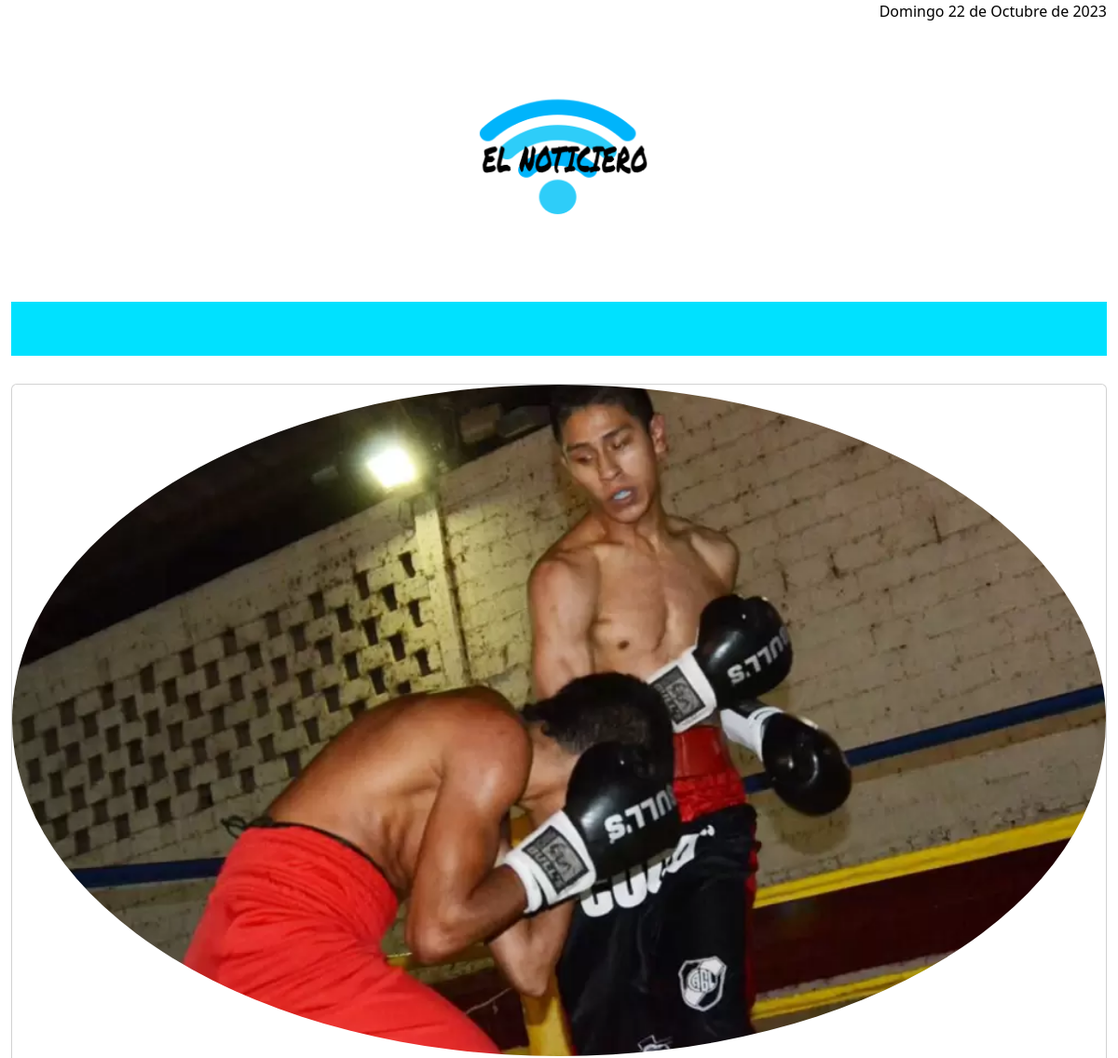
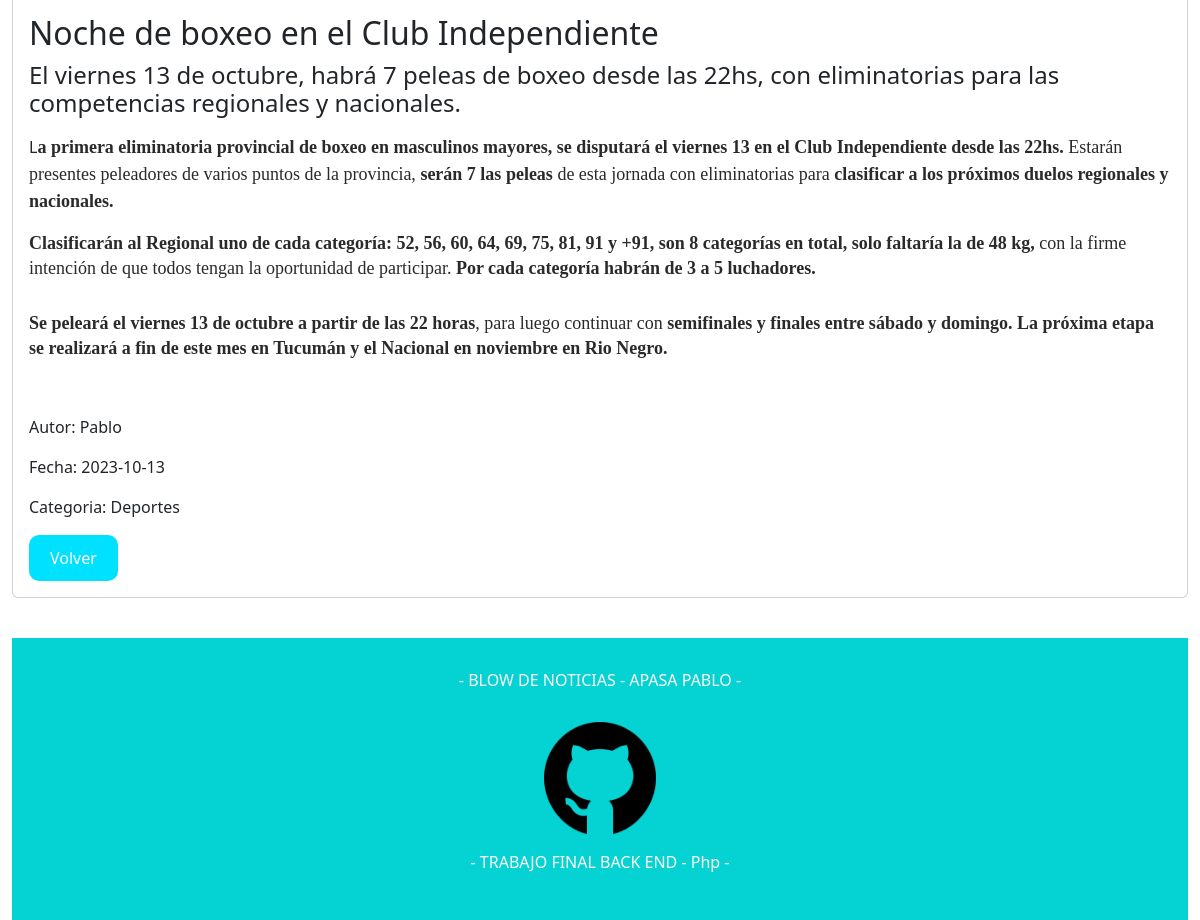
Page /ver_noticia.php?id_noticia=4 on the committed database (2 pictures, top to bottom).
### tables this page shows
CREATE TABLE `noticias` (
  `id_noticia` int(11) NOT NULL,
  `id_usuario` int(11) NOT NULL,
  `titulo` text NOT NULL,
  `copete` text NOT NULL,
  `cuerpo` text NOT NULL,
  `imagen` varchar(255) NOT NULL,
  `fecha` date NOT NULL,
  `categoria` varchar(30) NOT NULL,
  `megusta` int(11) NOT NULL,
  `no_megusta` int(11) NOT NULL
);

CREATE TABLE `usuarios` (
  `id_usuario` int(11) NOT NULL,
  `nombre` varchar(30) NOT NULL,
  `apellido` varchar(30) NOT NULL,
  `usuario` varchar(30) NOT NULL,
  `password` varchar(30) NOT NULL,
  `tipo_usuario` varchar(30) NOT NULL
);

### ver_noticia.php (the view, shortened to what this page needs)
<!DOCTYPE html>
<html lang="es">
<head>
    <link href="lib/bootstrap-5.3.2/css/bootstrap.min.css" rel="stylesheet">
    <link rel="stylesheet" href="./admin/CSS/styles.css">
</head>
<body>
    <div class="container-fluid">
        <div id="fecha">
            <?php
            $dias_semana = [
                'Domingo',
                'Lunes',
                'Martes',
                'Miércoles',
                'Jueves',
                'Viernes',
                'Sábado'
            ];
            $meses = [
                'Enero',
                'Febrero',
                'Marzo',
                'Abril',
                'Mayo',
                'Junio',
                'Julio',
                'Agosto',
                'Septiembre',
                'Octubre',
                'Noviembre',
                'Diciembre'
            ];
            $nombre_dia = $dias_semana[date("w")];
            $dia_mes = date("j");
            $nombre_mes = $meses[date("n") - 1];
            $año = date("Y");
            echo "$nombre_dia $dia_mes de $nombre_mes de $año";
            ?>
        </div>
        <img class="logo" src="./images/logo10_18_12345.png" alt="logo de diario">
        <nav class="nav">
            <br />
            <br />
        </nav>
        <div class="row">
            <?php
            extract($_REQUEST);
            require("admin/conexion.php");
            $conexion = mysqli_connect($server_db, $usuario_db, $password_db)
                or die("No se puede conectar con el servidor");
            mysqli_select_db($conexion, $base_db)
                or die("No se puede seleccionar la base de datos");
            $instruccion = "select * from noticias where id_noticia=" . $id_noticia;
            $consulta = mysqli_query($conexion, $instruccion) or die("no puedo consultar");
            $nfilas = mysqli_num_rows($consulta);
            for ($i = 0; $i < $nfilas; $i++) {
                $resultado = mysqli_fetch_array($consulta);
                $inst2 = "select * from usuarios where id_usuario=" . $resultado['id_usuario'];
                $consulta2 = mysqli_query($conexion, $inst2) or die("no puedo consultar");
                $autor = mysqli_fetch_array($consulta2);
                print('
            <div class="col-12">
                <div class="card">
                <img src="imagenes_subidas/' . $resultado['imagen'] . '" class="card-img-top" alt="' . $resultado['titulo'] . '">
                    <div class="card-body">
                        <h2 class="card-title">' . $resultado['titulo'] . '</h2>
                        <h4 class="card-text">' . substr($resultado['copete'], 0, 200) . '</h4>
                        <p class="card-text">' . substr($resultado['cuerpo'], 0, 10000) . '</p>
                        <br/>
                        <p class="card-text">Autor: ' . $autor['nombre'] . '</p>
                        <p class="card-text">Fecha: ' . $resultado['fecha'] . '</p>
                        <p class="card-text">Categoria: ' . $resultado['categoria'] . '</p>
                        <a href="javascript:history.back()" class="btn btn-volver">Volver</a>
                    </div>
                 </div>
            </div>
                ');
            }
            ?>
        </div>
        <footer>
            <p> - BLOW DE NOTICIAS - APASA PABLO - <br>
                <a href="https://github.com/FaniCasco"><img src="./images/gith.png" alt="icono de github" width="10%" height="10%"></a><br>
            <p> - TRABAJO FINAL BACK END - Php - </p>
        </footer>
</body>
</html>

### admin/CSS/styles.css (style rules this page uses)
body { margin: 0; padding: 0; }
.nav { padding: 5px 5px; max-width: 1000vw; background-color: rgb(0, 225, 255); gap: 30px; margin-bottom: 30px; display: flex; justify-content: center; }
.card { margin-bottom: 20px; }
.card-img-top { border-radius: 50% }
.logo { margin-left: 38%; padding-top: 30px; width: 25%; }
.btn-volver { background-color: rgb(0, 225, 255); color: white; font-size: 1em; border-radius: 10px; padding: 10px 20px; }
#fecha { float: right; color: #000000; margin-bottom: 20px; }
footer { background-color: rgb(5, 211, 211); color: #fcfaf9; padding: 30px 30px; margin-top: 20px; text-align: center; }
footer img { margin-top: 30px; }

### rows in the picture
noticias: imagen (picture), titulo "Noche de boxeo en el Club Independiente", copete "El viernes 13 de octubre, habrá 7 peleas de boxeo desde las 22hs, con eliminatorias para las competencias regionales y nacionales.", cuerpo "L a primera eliminatoria provincial de boxeo en masculinos mayores, se disputará el viernes 13 en el Club Independiente desde las 22hs. Estarán presentes peleadores de varios puntos de la provincia, serán 7 las peleas de esta jornada con eliminatorias para clasificar a los próximos duelos regionales y nacionales. Clasificarán al Regional uno de cada categoría: 52, 56, 60, 64, 69, 75, 81, 91 y +91, son 8 categorías en total, solo faltaría la de 48 kg, con la firme intención de que todos tengan la oportunidad de participar. Por cada categoría habrán de 3 a 5 luchadores. Se peleará el viernes 13 de octubre a partir de las 22 horas , para luego continuar con semifinales y finales entre sábado y…", id_usuario.nombre "Pablo", fecha "2023-10-13", categoria "Deportes"
